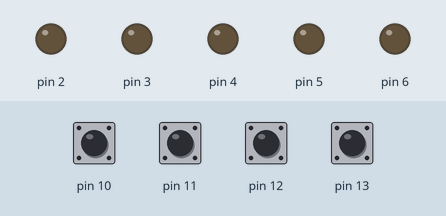
Simulated run of this sketch. Board: Arduino Uno, built with avr-gcc and run on an emulated ATmega328P. Shown: output pins drawn as LEDs (lit = HIGH). Inputs (shaded band) come from the test bench; at power-on: pin 10–13 HIGH.

Above: at 1.2 s.
1.3 s: pin 10 pulled LOW for 0.15 s
At 1.37 s:
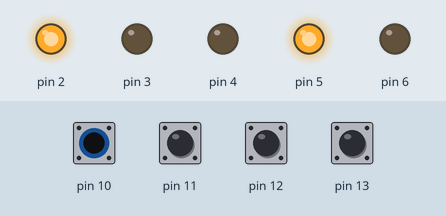
2.9 s: pin 11 pulled LOW for 0.15 s
At 2.97 s:
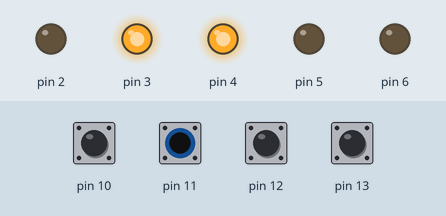
4.5 s: pin 12 pulled LOW for 0.15 s
At 4.57 s:
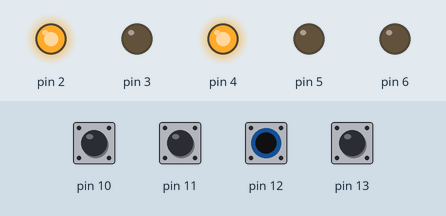
6.1 s: pin 13 pulled LOW for 0.15 s
At 6.9 s:
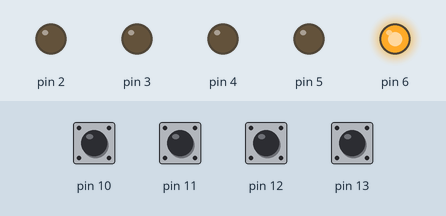
7.7 s: pin 10 pulled LOW for 1 s
At 8.5 s:
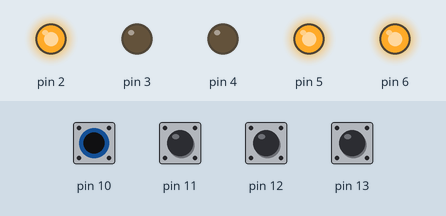
10.2 s: pin 11 pulled LOW for 1 s
At 10.5 s:
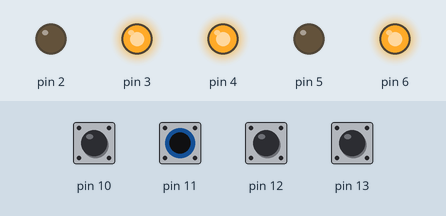
Timing chart, 0 to 13.2 s (numbered marks = the images above; inputs shaded):
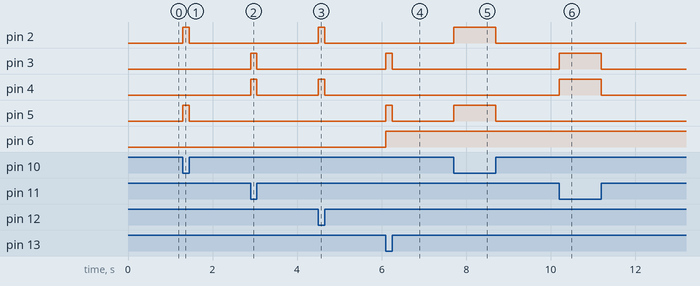

Measured:
- after the input at 1.3 s, pin 2, pin 5: LOW → HIGH at once, → LOW 0.15 s later
- after the input at 2.9 s, pin 3, pin 4: LOW → HIGH at once, → LOW 0.15 s later
- after the input at 4.5 s, pin 2, pin 4: LOW → HIGH at once, → LOW 0.15 s later
- after the input at 6.1 s, pin 3, pin 5: LOW → HIGH at once, → LOW 0.15 s later; pin 6: LOW → HIGH at once
- after the input at 7.7 s, pin 2, pin 5: LOW → HIGH at once, → LOW 1.0 s later
- after the input at 10.2 s, pin 3, pin 4: LOW → HIGH at once, → LOW 1.0 s later

The sketch:

dc_motor.ino
```cpp
void setup() {
  pinMode(2,OUTPUT);
  pinMode(3,OUTPUT);
  pinMode(4,OUTPUT);
  pinMode(5,OUTPUT);
  pinMode(6,OUTPUT);
  pinMode(10,INPUT_PULLUP);
  pinMode(11,INPUT_PULLUP);
  pinMode(12,INPUT_PULLUP);
  pinMode(13,INPUT_PULLUP);
  Serial.begin(9600);

}

void up()
{

  digitalWrite(3,HIGH);
  digitalWrite(2,LOW);
  digitalWrite(5,HIGH);
  digitalWrite(4,LOW);
  digitalWrite(6,HIGH);
  //delay(2000);
}

void down()
{

  digitalWrite(3,LOW);
  digitalWrite(2,HIGH);
  digitalWrite(5,LOW);
  digitalWrite(4,HIGH);
  //delay(2000);
}

void left()
{
  digitalWrite(3,HIGH);
  digitalWrite(2,LOW);
  digitalWrite(5,LOW);
  digitalWrite(4,HIGH);
  //delay(2000);
}

void right()
{
  digitalWrite(3,LOW);
  digitalWrite(2,HIGH);
  digitalWrite(5,HIGH);
  digitalWrite(4,LOW);
  //delay(2000);
}


void loop() {
  int s1=digitalRead(13);
  int s2=digitalRead(12);
  int s3=digitalRead(11);
  int s4=digitalRead(10);


  if(s1==LOW && s2==HIGH && s3==HIGH && s4==HIGH)
  {

  up();

  }

 else if(s1==HIGH && s2==LOW && s3==HIGH && s4==HIGH)
  {

  down();

  }

 else if(s1==HIGH && s2==HIGH && s3==LOW && s4==HIGH)
  {

  left();

  }

 else if(s1==HIGH && s2==HIGH && s3==HIGH && s4==LOW)
  {

  right();

  }

  else
  {
    digitalWrite(3,LOW);
  digitalWrite(2,LOW);
  digitalWrite(5,LOW);
  digitalWrite(4,LOW);
  //delay(2000);


  }


}
```
